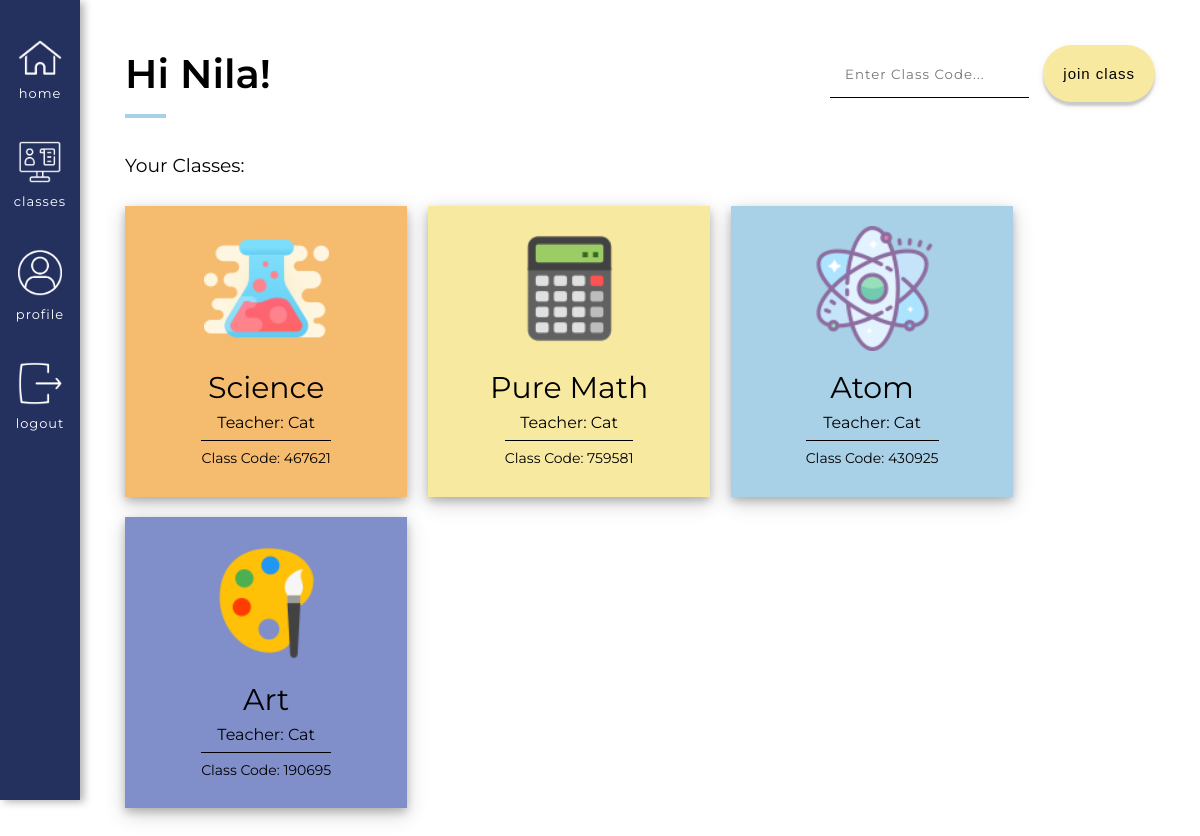
Screenshot of /user/Nila/classes (signed in) with the database file from the repository.
### app/models.py (models this page shows, shortened)
class User(UserMixin, db.Model):
    id = db.Column(db.Integer, primary_key=True)
    username = db.Column(db.String(64), index=True, unique=True) # adding columns to the database
    email = db.Column(db.String(120), index=True, unique=True)
    password_hash = db.Column(db.String(128))
    role = db.Column(db.Integer, index=False, unique=False) # 0 is Teacher, 1 is Student
    about_me = db.Column(db.String(140))
    last_seen = db.Column(db.DateTime, default=datetime.utcnow)
    posts = db.relationship('Post', backref='author', lazy='dynamic') # First part is calling it from the Post model, secret field is the backref (author)
    reactions = db.relationship('Reactions', backref='reactor', lazy='dynamic') # This will show all the reactions that this user has made
    teaches = db.relationship('Courses', backref='teacher', lazy='dynamic') # This will show all the courses that the user teaches
    signups = db.relationship('Signups', backref='student', lazy='dynamic') # This will show all of the signups of that user
    responses = db.relationship('Responses', backref='student_responder', lazy='dynamic') # This will show all the responses of that user
    prompts = db.relationship('Prompts', backref='teacher_prompter', lazy='dynamic') # This will show all forms of that teacher

class Signups(db.Model):
    id = db.Column(db.Integer, primary_key=True) # Always need ID
    user_id = db.Column(db.Integer, db.ForeignKey('user.id')) # Using the backref student will show you the actual student who signed up, inside of the foreign key should be lowercase
    course = db.Column(db.Integer, db.ForeignKey('courses.id')) # Using the backref course_id will show you the actual id of the course
    timestamp = db.Column(db.DateTime, index=True, default=datetime.utcnow) # Timestamp

class Courses(db.Model):
    id = db.Column(db.Integer, primary_key=True) # Always need ID
    course_name = db.Column(db.String(140), index=False, unique=False) # Not indexable or unique bc many people can have the same course
    code = db.Column(db.Integer, index=True, unique=True) # Indexable to link it back to the course name
    timestamp = db.Column(db.DateTime, index=True, default=datetime.utcnow) # Timestamp
    status = db.Column(db.Integer, index=False, unique=False, default=0) # 0 means the class is inactive, 1 is active
    teacher_id = db.Column(db.Integer, db.ForeignKey('user.id'))  # Taking the user ID from the user model, using backref of teacher will show you the actual teacher
    icon = db.Column(db.String(220), index=False, unique=False, default="/static/images/classes_books.png") # Icon option, turtle gif is set as the default
    color = db.Column(db.Integer, index=False, unique=False, default=0) # Adding the option to decide the color of the class
    signups = db.relationship('Signups', backref='course_id', lazy='dynamic') # This will show all the student signups for this course
    reactions = db.relationship('Reactions', backref='course_actual', lazy='dynamic') # This will show all the reactions for this course
    session = db.relationship('Session', backref='session_course_id', lazy='dynamic') # This will show you all the sessions of the course
    forms = db.relationship('Prompts', backref='course_form', lazy='dynamic') # This will show you all of the forms of the course
    responses = db.relationship('Responses', backref='course_response', lazy='dynamic') # This will show you all of the responses of the course

### app/routes.py (the view)
@app.route('/user/<username>/classes') # User's classes
@login_required
def classes(username): # the word after def has to be the same as the text in the urlfor quotation marks
    user = User.query.filter_by(username=username).first_or_404()
    if current_user.id != user.id:
        return unauthorized_access()
    user_signups_filtered = User.query.join(Signups, (Signups.user_id == User.id)).\
                                        join(Courses, (Courses.id == Signups.course)).\
                                        with_entities(Signups).\
                                        filter(Signups.user_id == user.id)
    print(x + "\n" for x in user_signups_filtered)
    teacher_courses = Courses.query.filter_by(teacher_id=user.id).all()
    return render_template('classes.html', user=user,
                                             user_signups_filtered=user_signups_filtered,
                                             teacher_courses=teacher_courses,
                                             title="Classes")

### app/models.py (called while the page is built)
@login.user_loader
def load_user(id):
        return User.query.get(int(id))

### app/routes.py (called while the page is built)
@app.before_request # This function will be executed right before the view function
def before_request():
    if current_user.is_authenticated: # Checks whether the current user is logged in
        current_user.last_seen = datetime.utcnow() # Sets the last seen to the date using the UTC time zone
        db.session.commit() # Don't need to do db.session.add() because the user is already in the database (using a current_user)

### app/templates/classes.html (shortened to what this page needs)
{% extends "base.html" %}
{% block head %}
    <link rel="stylesheet" href="{{ url_for('static', filename='css/classes.css') }}">
{% endblock %}
{% block content %}
    <div class = "classesTop">
        <div class = "titleHolder">
            <h1>Hi {{ user.username }}!</h1>
        </div>
        <div class = "createJoinCourse">
            <form action="/user/{{ user.username }}/classes/add" method='post'>
                {% if user.role == 1 %}
                    <input type="text" name="title" placeholder="Enter Class Code..." class = "joinStudent">
                    <button type="submit" class = "joinClassButton">Join Class</button>
                {% else %}
                    <a href = "{{ url_for('create', username = current_user.username) }}" class = "createLink">Create a course</a>
                {% endif %}
            </form>
        </div>
    </div>
    <h3 class = "classMargin">Your Classes: </h3>
    <div class = "classBlockHolder">
        {% for u in user_signups_filtered %}
            {% if u.course_id.color == 0 %}
                <div class = "classBlock red" id = "classBlock" onclick="divLink({{ u.course_id.id }})">
            {% elif u.course_id.color == 1 %}
                <div class = "classBlock yellow" id = "classBlock" onclick="divLink({{ u.course_id.id }})">
            {% elif u.course_id.color == 2 %}
                <div class = "classBlock blue" id = "classBlock" onclick="divLink({{ u.course_id.id }})">
            {% elif u.course_id.color == 3 %}
                <div class = "classBlock green" id = "classBlock" onclick="divLink({{ u.course_id.id }})">
            {% elif u.course_id.color == 4 %}
                <div class = "classBlock orange" id = "classBlock" onclick="divLink({{ u.course_id.id }})">
            {% elif u.course_id.color == 5 %}
                <div class = "classBlock purple" id = "classBlock" onclick="divLink({{ u.course_id.id }})">
            {% else %}
                <div class = "classBlock red" id = "classBlock" onclick="divLink({{ u.course_id.id }})">
            {% endif %}
                <div class = "classImage">
                    <img src = "{{ u.course_id.icon }}">
                </div>
                <div class = "classDescription">
                    <p class = "courseName">{{ u.course_id.course_name }} </p>
                    <p class = "courseTeacher">Teacher: {{ u.course_id.teacher.username }} </p>
                    <p class = "courseCode"> Class Code: {{ u.course_id.code }}</p>
                </div>
            </div>
        {% endfor %}
    </div>
{% endblock %}

### app/static/css/base.css (style rules this page uses)
body { margin: 0 !important; font-family: "Montserrat", sans-serif; }
h1, p { margin: 0; }
h2, h3 { font-weight: 400; }

### app/static/css/classes.css (style rules this page uses)
@media screen and (min-width: 600px) { .classBlock { background-color: #F76C6C; display: flex; flex-direction: column; justify-content: space-between; align-items: center; padding: 2%; padding-right: 4%; padding-left: 4%; cursor: pointer; margin-right: 2%; margin-top: 1%; margin-bottom: 1%; min-width: 150px; max-width: 200px; width: 33%; height: 250px; box-shadow: 0 4px 8px 0 rgba(0, 0, 0, 0.2), 0 6px 20px 0 rgba(0, 0, 0, 0.19); transition-duration: 0.3s; -webkit-transition-duration: 0.3s; } }
@media screen and (min-width: 600px) { .classBlockHolder { display: flex; flex-wrap: wrap; justify-content: flex-start; align-items: center; } }
@media screen and (min-width: 600px) { .classImage { display: flex; align-items: center; justify-content: center; width: 95%; height: 50% } }
@media screen and (min-width: 600px) { .classImage img { height: 100%; } }
@media screen and (min-width: 600px) { .classDescription { margin-top: 15px; display: flex; flex-direction: column; justify-content: center; align-items: center; line-height: 35px; width: 100%; } }
@media screen and (min-width: 600px) { .courseName { font-size: 30px; text-align: center; } }
@media screen and (min-width: 600px) { .titleHolder h1 { position: relative; font-size: 40px; font-weight: 600; } }
@media screen and (min-width: 600px) { .titleHolder h1:after { position: absolute; content: ''; height: 4px; bottom: -20px; left: 0; right: 0; width: 28%; background: #A8D0E6; } }
@media screen and (min-width: 600px) { .classesTop { display: flex; justify-content: space-between; align-items: center; } }
.classMargin { margin-top: 5%; }
.courseTeacher { font-size: 16px; }
.courseCode { font-size: 14px; width: fit-content; border-top: 1px solid black; }
.createLink, .joinClassButton { background-color: #F8E9A1; text-decoration: none; color: black; text-transform: lowercase; letter-spacing: 1px; padding: 20px 20px; border-radius: 50px; transition-duration: 0.3s; -webkit-transition-duration: 0.3s; box-shadow: 0 4px 2px 0 rgba(0, 0, 0, 0.15), 0 3px 7px 0 rgba(0, 0, 0, 0.1); font-size: 15px; border: 0; }
.joinStudent { border: 0; border-bottom: 1px solid black; padding: 15px; font-family: 'Montserrat', sans-serif; letter-spacing: 1px; margin-right: 10px; }
.yellow { background-color: #F8E9A1 !important; }
.blue { background-color: #a8d0e6 !important; }
.orange { background-color: rgb(245, 187, 111); }
.purple { background-color: #808fca !important; }

### rows the page displays
User: username "Nila"
Signups: course_id.icon (picture), course_id.course_name "Science", course_id.teacher.username "Cat", course_id.code "467621"
Signups: course_id.icon (picture), course_id.course_name "Pure Math", course_id.teacher.username "Cat", course_id.code "759581"
Signups: course_id.icon (picture), course_id.course_name "Atom", course_id.teacher.username "Cat", course_id.code "430925"
Signups: course_id.icon (picture), course_id.course_name "Art", course_id.teacher.username "Cat", course_id.code "190695"
